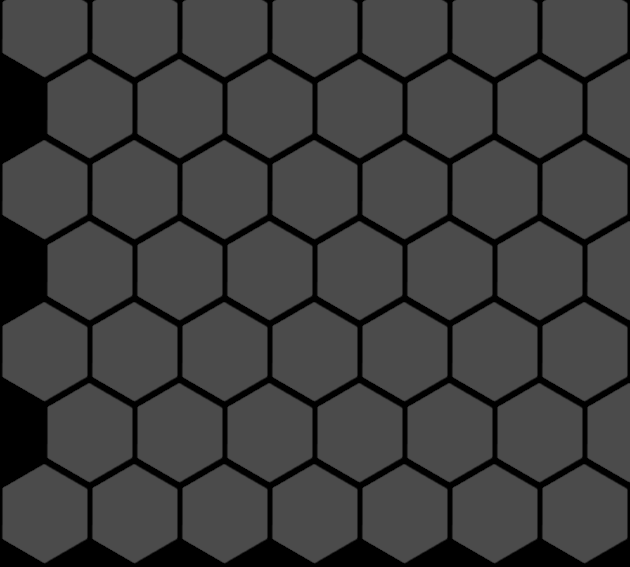

The image is a tile-based game level rendered from a .tmx file. Its description and complete source (layers, tilesets, objects, tile grids) follow:
An orthogonal 14x7 tile map with 45x81 px tiles, 1 tile layer (Tile Layer 1).

<map version="1.0" orientation="orthogonal" renderorder="right-down" width="14" height="7" tilewidth="45" tileheight="81">
 <tileset firstgid="1" name="Tile" tilewidth="90" tileheight="106">
  <image source="../images/Tile.png" width="720" height="212" />
 </tileset>
 <layer name="Tile Layer 1" width="14" height="7">
  <data>
   <tile gid="1" />
   <tile gid="0" />
   <tile gid="1" />
   <tile gid="0" />
   <tile gid="1" />
   <tile gid="0" />
   <tile gid="1" />
   <tile gid="0" />
   <tile gid="1" />
   <tile gid="0" />
   <tile gid="1" />
   <tile gid="0" />
   <tile gid="1" />
   <tile gid="0" />
   <tile gid="0" />
   <tile gid="1" />
   <tile gid="0" />
   <tile gid="1" />
   <tile gid="0" />
   <tile gid="1" />
   <tile gid="0" />
   <tile gid="1" />
   <tile gid="0" />
   <tile gid="1" />
   <tile gid="0" />
   <tile gid="1" />
   <tile gid="0" />
   <tile gid="1" />
   <tile gid="1" />
   <tile gid="0" />
   <tile gid="1" />
   <tile gid="0" />
   <tile gid="1" />
   <tile gid="0" />
   <tile gid="1" />
   <tile gid="0" />
   <tile gid="1" />
   <tile gid="0" />
   <tile gid="1" />
   <tile gid="0" />
   <tile gid="1" />
   <tile gid="0" />
   <tile gid="0" />
   <tile gid="1" />
   <tile gid="0" />
   <tile gid="1" />
   <tile gid="0" />
   <tile gid="1" />
   <tile gid="0" />
   <tile gid="1" />
   <tile gid="0" />
   <tile gid="1" />
   <tile gid="0" />
   <tile gid="1" />
   <tile gid="0" />
   <tile gid="1" />
   <tile gid="1" />
   <tile gid="0" />
   <tile gid="1" />
   <tile gid="0" />
   <tile gid="1" />
   <tile gid="0" />
   <tile gid="1" />
   <tile gid="0" />
   <tile gid="1" />
   <tile gid="0" />
   <tile gid="1" />
   <tile gid="0" />
   <tile gid="1" />
   <tile gid="0" />
   <tile gid="0" />
   <tile gid="1" />
   <tile gid="0" />
   <tile gid="1" />
   <tile gid="0" />
   <tile gid="1" />
   <tile gid="0" />
   <tile gid="1" />
   <tile gid="0" />
   <tile gid="1" />
   <tile gid="0" />
   <tile gid="1" />
   <tile gid="0" />
   <tile gid="1" />
   <tile gid="1" />
   <tile gid="0" />
   <tile gid="1" />
   <tile gid="0" />
   <tile gid="1" />
   <tile gid="0" />
   <tile gid="1" />
   <tile gid="0" />
   <tile gid="1" />
   <tile gid="0" />
   <tile gid="1" />
   <tile gid="0" />
   <tile gid="1" />
   <tile gid="0" />
  </data>
 </layer>
</map>
